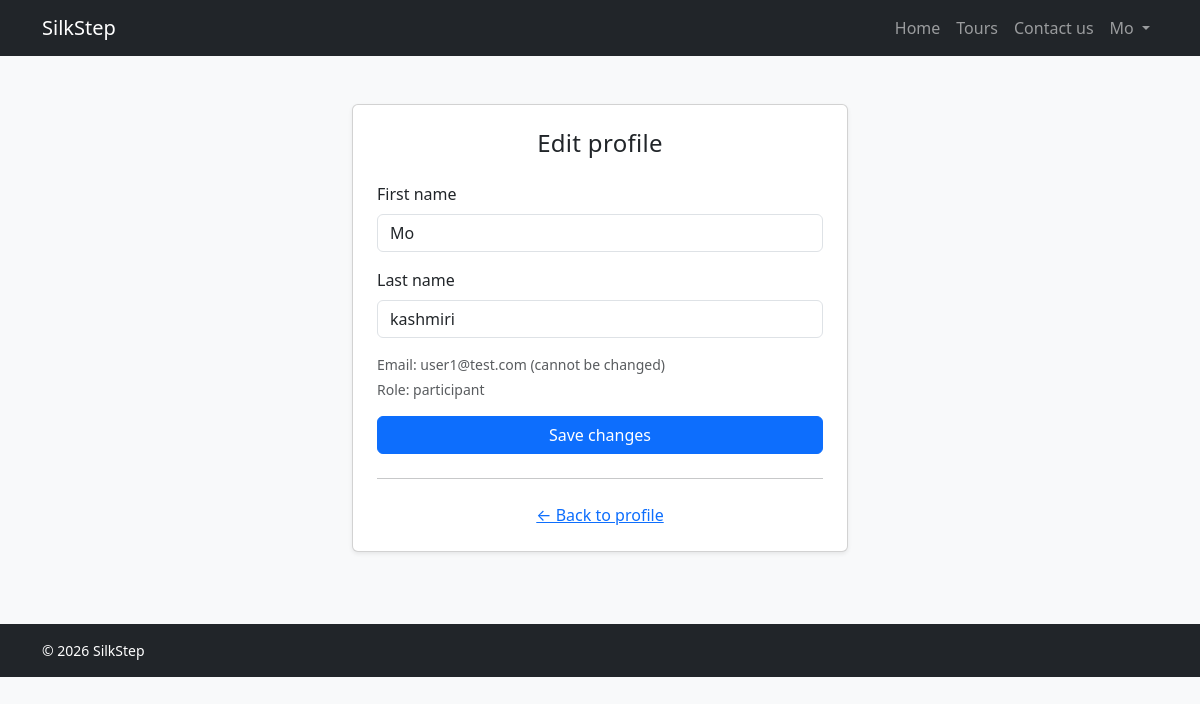
Page /profile/edit (signed in) on the earlier database version.
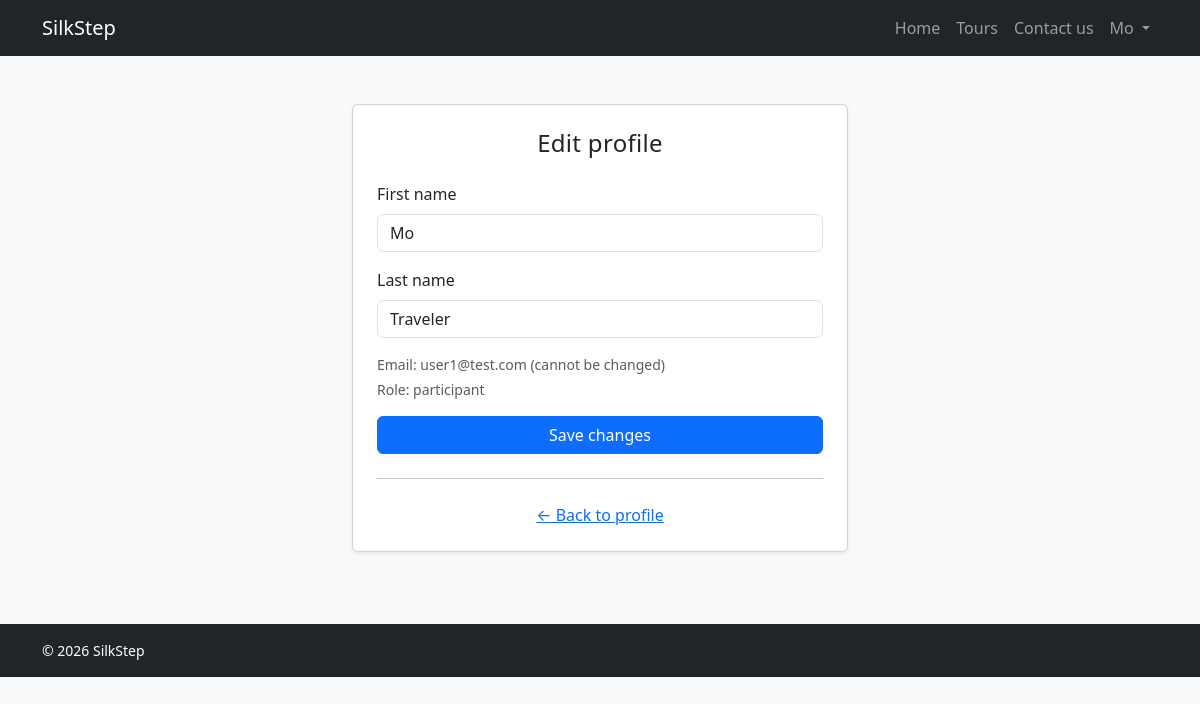
Same page on the later database version.
### tables this page shows
CREATE TABLE users (
    id INTEGER PRIMARY KEY AUTOINCREMENT,
    name TEXT NOT NULL,
    surname TEXT NOT NULL,
    email TEXT NOT NULL UNIQUE,
    password TEXT NOT NULL,
    role TEXT NOT NULL CHECK(role IN ('guide', 'participant', 'admin'))
);

### app.py (the view, shortened to what this page needs)
@app.route("/profile/edit", methods=["GET", "POST"])
def edit_profile():
    if not current_user.is_authenticated:
        return redirect(url_for("login"))
    is_guide = current_user.role == "guide"
    selected = users_dao.get_user_languages(current_user.id) if is_guide else []
    return render_template(
        "edit_profile.html",
        user=current_user,
        available_languages=AVAILABLE_LANGUAGES,
        selected_languages=selected,
    )

### app.py (called while the page is built)
@login_manager.user_loader
def load_user(user_id):
    row = users_dao.get_user_by_id(int(user_id))
    return User(row) if row else None

### users_dao.py (called while the page is built)
def get_user_by_id(user_id):
    conn = sqlite3.connect("silkstep.db")
    conn.row_factory = sqlite3.Row
    row = conn.execute("SELECT * FROM users WHERE id = ?", (user_id,)).fetchone()
    conn.close()
    return row

### templates/edit_profile.html (shortened to what this page needs)
{% extends "base.html" %}
{% block content %}
<section class="container py-5 mw-520">
  <div class="card shadow-sm">
    <div class="card-body p-4">
      <h1 class="h4 mb-4 text-center">Edit profile</h1>
      <form method="POST" action="{{ url_for('edit_profile') }}">
        <div class="mb-3">
          <label class="form-label">First name</label>
          <input type="text" name="txt_name" class="form-control"
                 value="{{ user.name }}" required>
        </div>
        <div class="mb-3">
          <label class="form-label">Last name</label>
          <input type="text" name="txt_surname" class="form-control"
                 value="{{ user.surname }}" required>
        </div>
        <p class="text-muted small mb-1">Email: {{ user.email }} (cannot be changed)</p>
        <p class="text-muted small mb-3">Role: {{ user.role }}</p>
        <button type="submit" class="btn btn-primary w-100">Save changes</button>
      </form>
      <hr class="my-4">
      <p class="text-center mb-0">
        <a href="{{ url_for('profile') }}">← Back to profile</a>
      </p>
    </div>
  </div>
</section>
{% endblock %}

### templates/base.html (shortened to what this page needs)
<!DOCTYPE html>
<html lang="en">
<head>
  <link href="https://cdn.jsdelivr.net/npm/bootstrap@5.3.0/dist/css/bootstrap.min.css" rel="stylesheet">
  <link rel="stylesheet" href="{{ url_for('static', filename='css/style.css') }}">
</head>
<body>
  <nav class="navbar navbar-expand-lg navbar-dark bg-dark">
    <div class="container">
      <a class="navbar-brand" href="{{ url_for('home') }}">SilkStep</a>
      <div class="collapse navbar-collapse" id="mainNav">
        <ul class="navbar-nav ms-auto align-items-lg-center">
          <li class="nav-item">
            <a class="nav-link" href="{{ url_for('home') }}">Home</a>
          </li>
          <li class="nav-item">
            <a class="nav-link" href="{{ url_for('tours') }}">Tours</a>
          </li>
          <li class="nav-item">
            <a class="nav-link" href="{{ url_for('contact') }}">Contact us</a>
          </li>
          {% if current_user.is_authenticated %}
          <li class="nav-item dropdown">
            <a class="nav-link dropdown-toggle" href="#" role="button"
               data-bs-toggle="dropdown" aria-expanded="false">
              {{ current_user.name }}
            </a>
          </li>
          {% else %}
          <li class="nav-item">
            <a class="nav-link" href="{{ url_for('login') }}">Login</a>
          </li>
          {% endif %}
        </ul>
      </div>
    </div>
  </nav>
  <main>
    {% block content %}{% endblock %}
  </main>
  <footer class="bg-dark text-white py-3 mt-4">
    <div class="container small">&copy; 2026 SilkStep</div>
  </footer>
</body>
</html>

Differences in the rows shown:
changed users "Mo": txt_surname "kashmiri" → "Traveler"
